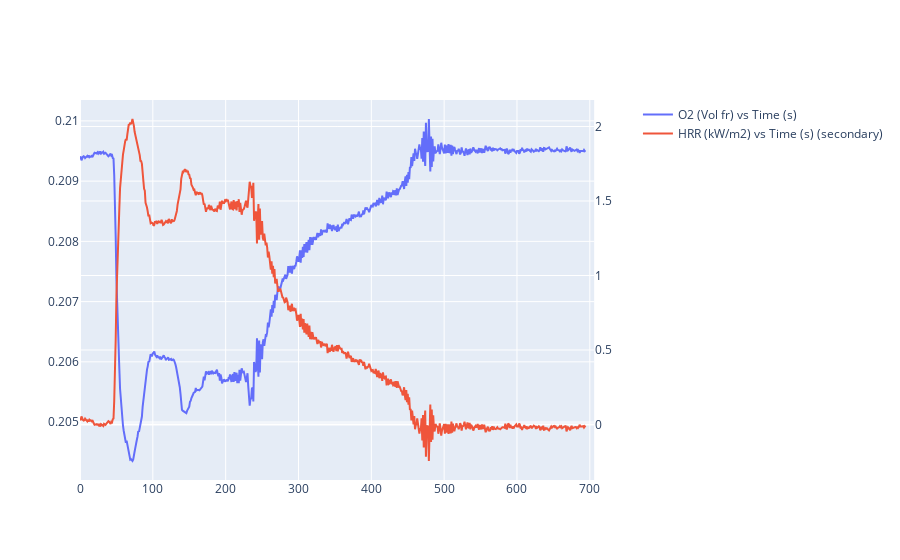

Notebook code for this chart:
### Markdown cell above
## Same file

### Code cell
# some basic setup
out = widgets.Output()

input_path = Path("../OUTPUT/")

folders = [Path(*x.parts[2:]) for x in list(input_path.rglob("./*/"))]

source_widget = widgets.Dropdown(options=folders, description="Source:")

metadata_files = list(Path(input_path / Path(source_widget.value)).glob("*.json"))

filename_widget = widgets.Dropdown(options=[str(x.stem).replace("_metadata", "") for x in metadata_files], description="Filename:")

data = pd.read_csv(input_path / Path(source_widget.value) / Path(filename_widget.value + "_data.csv"))

# UI code

def update_folder(event=None):
    # get test metadata
    global metadata_files
    metadata_files = list(Path(input_path / Path(source_widget.value)).glob("*.json"))

    global filename_widget
    if len(metadata_files) > 0:
        filename_widget = widgets.Dropdown(options=[str(x.stem).replace("_metadata", "") for x in metadata_files], description="Filename:")
        plot()
    else:
        filename_widget = widgets.Dropdown(options=["-"], description="Filename:")
        redraw_ui()
        

# Select X & Y axis
x_axis_widget = widgets.Dropdown(description='X axis:', options=data.columns)
y_axis_widget = widgets.Dropdown(description='Y axis:', options=data.columns)
sec_y_axis_widget = widgets.Dropdown(description='Sec. Y axis:', options=data.columns)
sec_x_axis_widget = widgets.Dropdown(description='Sec. X axis:', options=data.columns)

y_max = widgets.FloatText(description='Y max:', value=0)
y_min = widgets.FloatText(description='Y min:', value=0)
y_scale_enabled = widgets.Checkbox(description='Y scale:', value=False)
savgol_filter_enabled = widgets.Checkbox(description='Savgol filter', value=False)
derivative_enabled = widgets.Checkbox(description='Derivative', value=False)

sec_y_max = widgets.FloatText(description='Sec. Y max:', value=0)
sec_y_min = widgets.FloatText(description='Sec. Y min:', value=0)
sec_y_scale_enabled = widgets.Checkbox(description='Sec. Y scale:', value=False)
sec_savgol_filter_enabled = widgets.Checkbox(description='Savgol filter', value=False)
sec_derivative_enabled = widgets.Checkbox(description='Derivative', value=False)

update = widgets.Button(description="Plot", icon="check")

fig = make_subplots(specs=[[{"secondary_y": True}]])
    
def redraw_ui():
    clear_output()

    primary_box = widgets.Box(children=[x_axis_widget, y_axis_widget, y_scale_enabled, y_min, y_max, savgol_filter_enabled, derivative_enabled])
    secondary_box = widgets.Box(children=[sec_x_axis_widget, sec_y_axis_widget, sec_y_scale_enabled, sec_y_min, sec_y_max, sec_savgol_filter_enabled, sec_derivative_enabled])
    vbox = widgets.VBox([source_widget, filename_widget, primary_box, secondary_box, update])

    display(vbox)

def plot(event=None):

    data = pd.read_csv(input_path / Path(source_widget.value) / Path(filename_widget.value + "_data.csv"))
    
    x_axis_widget.options = data.columns
    y_axis_widget.options = data.columns

    sec_y_axis_widget.options = data.columns
    sec_x_axis_widget.options = data.columns

    redraw_ui()

    y_data = data[y_axis_widget.value]
    x_data = data[x_axis_widget.value]

    sec_y_data = data[sec_y_axis_widget.value]
    sec_x_data = data[sec_x_axis_widget.value]

    if derivative_enabled.value:
        y_data = np.gradient(y_data, x_data)
    if sec_derivative_enabled.value:
        sec_y_data = np.gradient(sec_y_data, x_data)

    # Optionally add savgol filter to the data
    if savgol_filter_enabled.value:
        y_data = scipy.signal.savgol_filter(y_data, 21, 3)
    if sec_savgol_filter_enabled.value:
        sec_y_data = scipy.signal.savgol_filter(sec_y_data, 21, 3)

    fig = make_subplots(specs=[[{"secondary_y": True}]])

    if y_axis_widget.value != x_axis_widget.value:
        fig.add_trace(go.Scatter(x=x_data, y=y_data, mode='lines', name=f"{y_axis_widget.value} vs {x_axis_widget.value}"), secondary_y=False)
        if y_scale_enabled.value:
            fig.update_yaxes(range=[y_min.value, y_max.value], autorange=False)
    
    if sec_y_axis_widget.value != sec_x_axis_widget.value:
        fig.add_trace(go.Scatter(x=sec_x_data, y=sec_y_data, mode='lines', name=f"{sec_y_axis_widget.value} vs {sec_x_axis_widget.value} (secondary)"), secondary_y=True)
        if sec_y_scale_enabled.value:
            fig.update_yaxes(range=[sec_y_min.value, sec_y_max.value], secondary_y=True, autorange=False)

    fig.show()

# TODO: also allow setting the scale for each axis

filename_widget.observe(plot, names="value")
source_widget.observe(update_folder, names="value")

update.on_click(plot)

plot()

### Figure 1 — Plotly figure (JSON) as saved in the notebook; plotly's stock layout.template omitted (floating-point values rounded to 4 significant figures; data arrays with more than 128 entries replaced by an {"elided": "..."} marker saying what was removed)
{"data": [{"mode": "lines", "name": "O2 (Vol fr) vs Time (s)", "type": "scatter", "x": {"elided": "707 int values"}, "xaxis": "x", "y": {"elided": "707 float values"}, "yaxis": "y"}, {"mode": "lines", "name": "HRR (kW/m2) vs Time (s) (secondary)", "type": "scatter", "x": {"elided": "707 int values"}, "xaxis": "x", "y": {"elided": "707 float values"}, "yaxis": "y2"}], "layout": {"xaxis": {"anchor": "y", "domain": [0, 0.94]}, "yaxis": {"anchor": "x", "domain": [0, 1]}, "yaxis2": {"anchor": "x", "overlaying": "y", "side": "right"}}}
